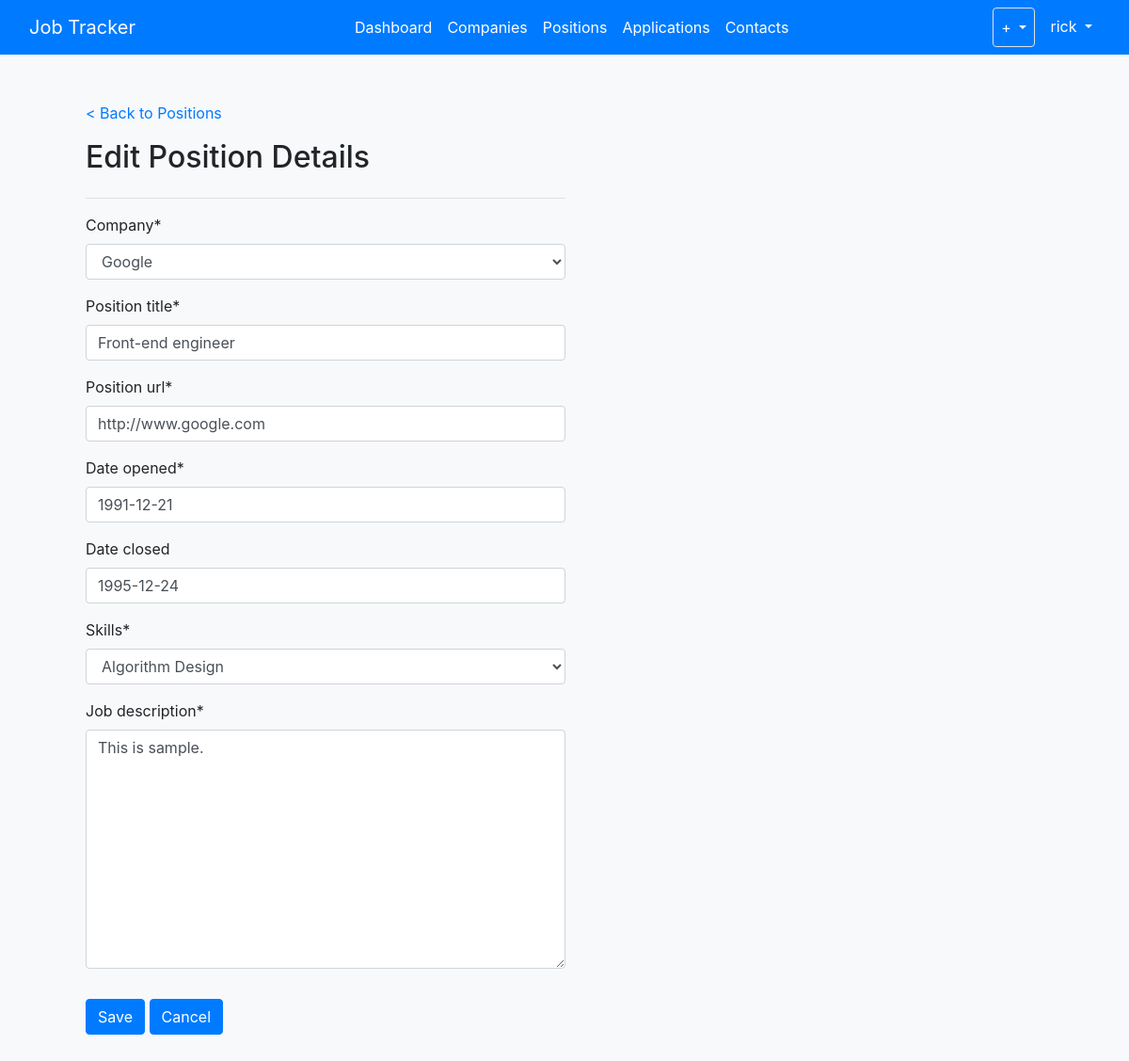
Screenshot of /positions/1 (signed in) with the database file from the repository.
### jobs/models.py (models this page shows, shortened)
class Position(models.Model):
	INDUSTRY_SKILL = [
		('Java', 'Java'),
		('C++', 'C++'),
		('Algorithm Design', 'Algorithm Design'),
		('Object Oriented', 'Object Oriented'),
		('Kubernetes', 'Kubernetes')
	]
	user = models.ForeignKey(
		User,
		on_delete=models.CASCADE,
		default=1
		)
	company = models.ForeignKey(
		Company,
		on_delete=models.CASCADE
		)
	position_title = models.CharField(max_length=100)
	position_url = models.URLField(max_length=300, null=True)
	date_opened = models.DateField(null=True)
	date_closed = models.DateField(null=True, blank=True, default='')
	skills = models.CharField(choices=INDUSTRY_SKILL, max_length=100) # Need to look into multiple selection
	job_description = models.TextField(null=True)

### jobs/views.py (the view, shortened to what this page needs)
# urls.py: path('positions/<int:pk>', PositionUpdateView.as_view(), name='jobs-update-position'),
class PositionUpdateView(LoginRequiredMixin, UpdateView):
    model = Position
    fields = ['company', 'position_title', 'position_url', 'date_opened', 'date_closed',
                'skills', 'job_description']
    template_name = 'jobs/update_position.html'
    context_object_name = 'position'

### jobs/models.py (called while the page is built)
	def __str__(self):
		return self.name

### jobs/templates/jobs/update_position.html (shortened to what this page needs)
{% extends "jobs/base.html" %}
{% load crispy_forms_tags %}
{% block content %}
<div class="container h-100 mt-5">
	<div class="container ml-3">
		<div class="row">
			<div class=col-md-auto>
				<a href="{% url 'jobs-list-positions' %}">< Back to Positions</a>
			</div>
		</div>
		<div class="row mt-3">
			<div class="col-md-auto">
				<h2>Edit Position Details</h2>
			</div>
		</div>
		<div class="row">
			<div class="col-sm-6 mb-3">
				<form method="POST">
					<hr>
				{{ form|crispy }}
					<div class="row mb-3">
						<div class="col mt-3">
							<input class="btn btn-primary" type="submit" value="Save">
							<a class="btn btn-primary" href="{% url 'jobs-list-positions' %}" role="button">Cancel</a>
						</div>
				    </div>
				</form>
			</div>
		</div>
	</div>
</div>
{% endblock content %}

### jobs/templates/jobs/base.html (shortened to what this page needs)
{% load static %}
<!DOCTYPE html>
<html>
<head>
    <link rel="stylesheet" href="https://cdn.jsdelivr.net/npm/bootstrap@4.5.3/dist/css/bootstrap.min.css">
    <link rel="stylesheet" type="text/css" href="{% static 'jobs/style.css' %}">
</head>
<body class="h-100 bg-light">
	<nav class="navbar navbar-expand-lg navbar-dark bg-primary fixed-top">
		<div class="container-fluid">
			<a class="navbar-brand" href="/">Job Tracker</a>
			<div class="collapse navbar-collapse" id="expandMenu">
				<ul class="navbar-nav mr-auto">
					{% if request.user.is_authenticated %}
					<li class="nav-item">
						<a class="nav-link active" aria-current="page" href="/">Dashboard</a>
					</li>
					<li class="nav-item">
						<a class="nav-link active" href="{% url 'jobs-companies' %}">Companies</a>
					</li>
					<li class="nav-item">
						<a class="nav-link active" href="{% url 'jobs-list-positions' %}">Positions</a>
					</li>
					<li class="nav-item">
						<a class="nav-link active" href="{% url 'jobs-list-applications' %}">Applications</a>
					</li>
					<li class="nav-item">
						<a class="nav-link active" href="/contacts">Contacts</a>
					</li>
					{% endif %}
				</ul>
				<ul class="navbar-nav">
					{% if request.user.is_authenticated %}
					<li class="dropdown border rounded">
						<a class="nav-link active dropdown-toggle" href="#" id="navbarDropdownMenuLink" role="button" data-bs-toggle="dropdown" aria-expanded="false"> + </a>
					</li>
					<li class="dropdown ml-2">
						<a class="nav-link active dropdown-toggle" href="#" id="navbarDropdownMenuLink" role="button" data-bs-toggle="dropdown" aria-expanded="false"> {{ request.user.username }} </a>
					</li>
					{% endif %}
				</ul>
			</div>
		</div>
	</nav>
	<div class="container bg-light rounded">
		{% block content %}{% endblock %}
	</div>
</body>
</html>

### jobs/static/jobs/style.css (style rules this page uses)
body { padding-top: 60px; }

### rows the page displays
Position: company "Google", position_title "Front-end engineer", position_url "http://www.google.com", date_opened "1991-12-21", date_closed "1995-12-24", skills "Algorithm Design", job_description "This is sample."

### other values shown
{{ request.user.username }} "rick"
